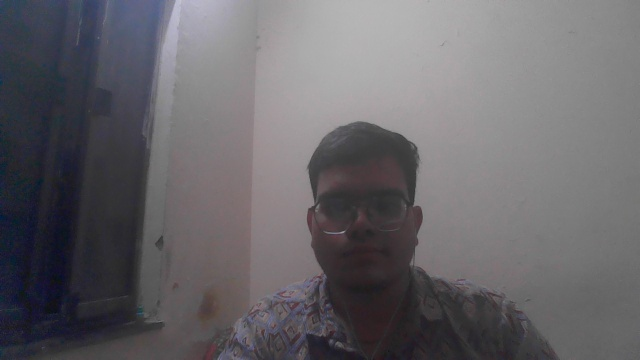
#> input picture OpenCV/image/resized_my.jpg, 640 x 360 px
$ python transformations.py
#> lines starting #> are read from the running program, lines starting #| are printed output that depends on the picture
import cv2 as cv
import numpy as np

img=cv.imread('image/resized_my.jpg')
#> img is the input picture: shape (360, 640, 3); mean B, G, R 105.1, 101.1, 103.3
cv.imshow('image',img)

# Translation
def translate(img,x,y):
#> called with x = 200, y = 300
    transMat=np.float32([[1,0,x],[0,1,y]])
    dimensions=(img.shape[1],img.shape[0])
#> dimensions = (640, 360)
    return cv.warpAffine(img,transMat,dimensions)
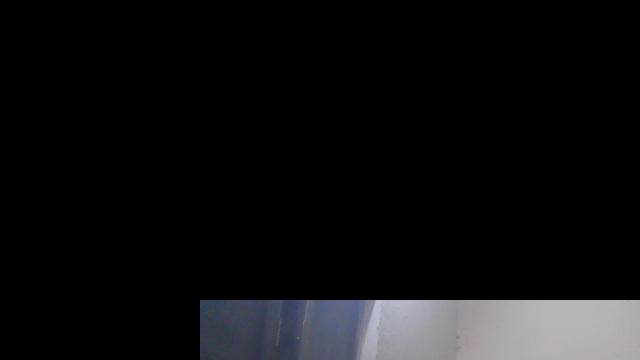
#> returned value: shape (360, 640, 3); mean of channels 0, 1, 2 16.4, 15.3, 15.1; drawn as B, G, R

translated=translate(img,200,300)
cv.imshow('translated',translated)

# Rotation
def rotate(img,angle,rotatePT=None):
#> called with angle = 45
    (height,width)=img.shape[:2]
#> height = 360; width = 640
    if rotatePT is None :
        rotatePT=(width//2,height//2)
#> rotatePT = (320, 180)
    RotMat=cv.getRotationMatrix2D(rotatePT,angle,1.0)
    dimensions=(width,height)
#> dimensions = (640, 360)
    return cv.warpAffine(img,RotMat,dimensions)
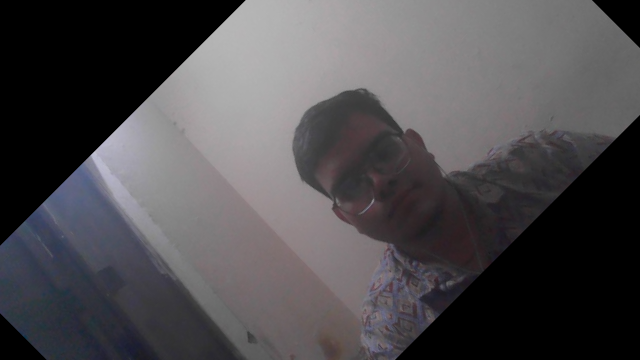
#> returned value: shape (360, 640, 3); mean of channels 0, 1, 2 78.8, 76.1, 78.3; drawn as B, G, R

rotated=rotate(img,45)
cv.imshow('rotated',rotated)


# Flip
flip = cv.flip(img,0)
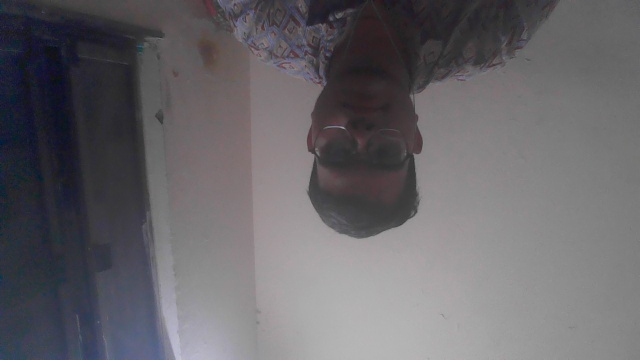
#> flip: shape (360, 640, 3); mean B, G, R 105.1, 101.1, 103.3
cv.imshow('flip',flip)
# 0 x-axis flip
# 1 y-axis flip
# -1 both x,y axis


cv.waitKey(0)
